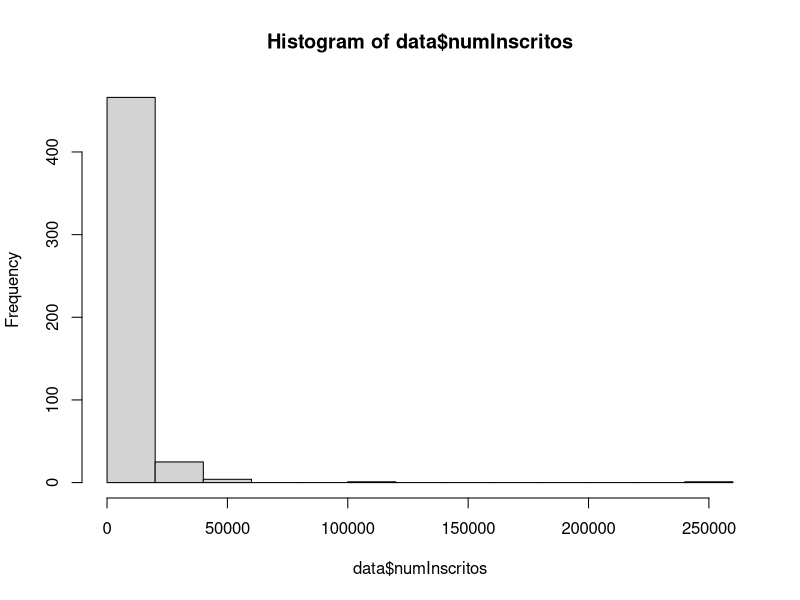
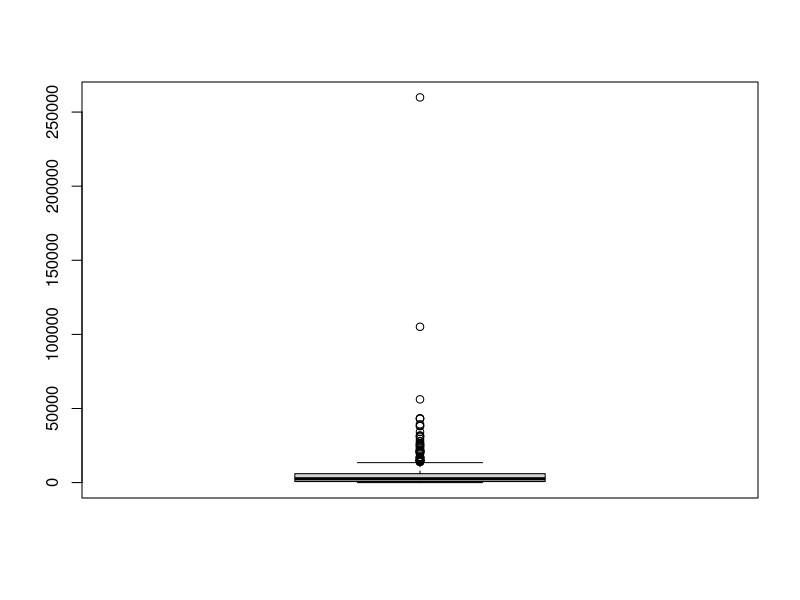
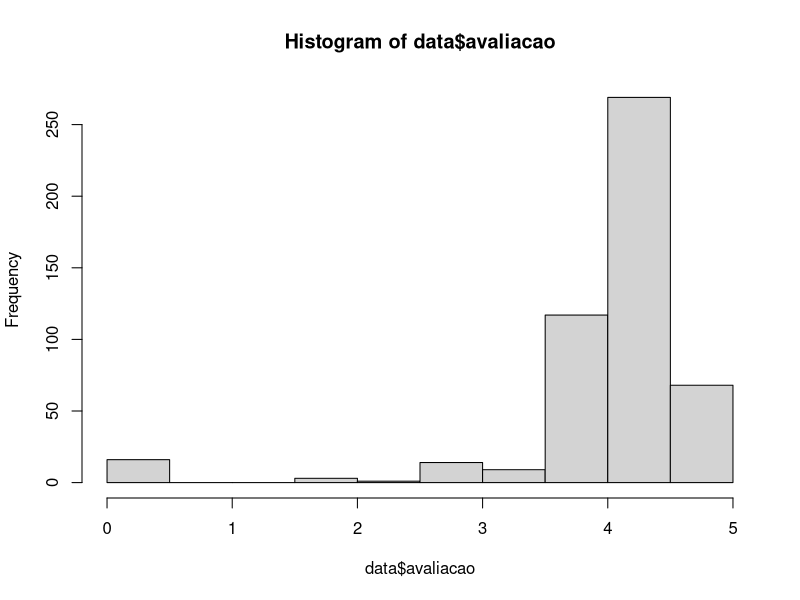
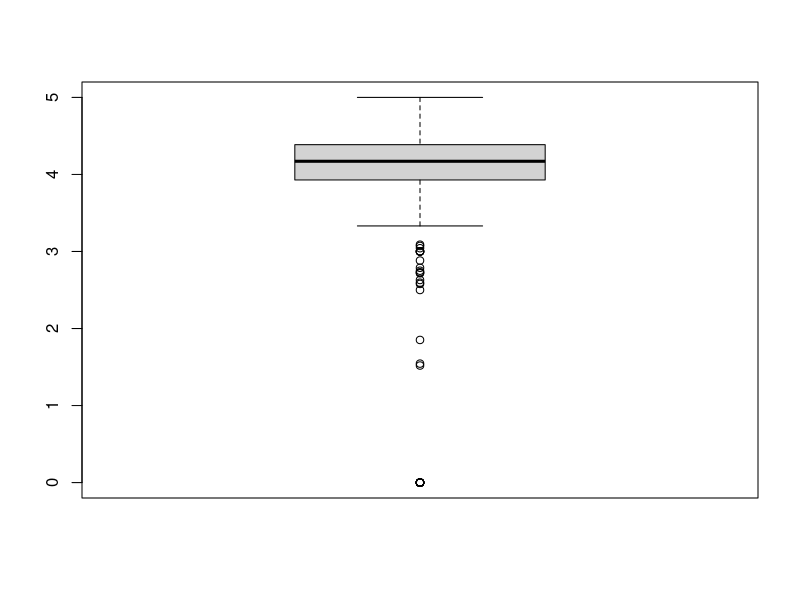
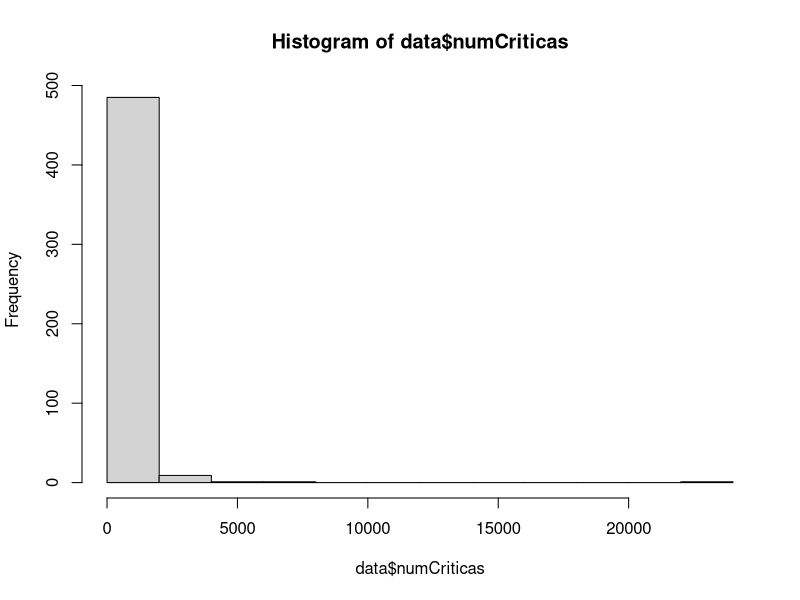
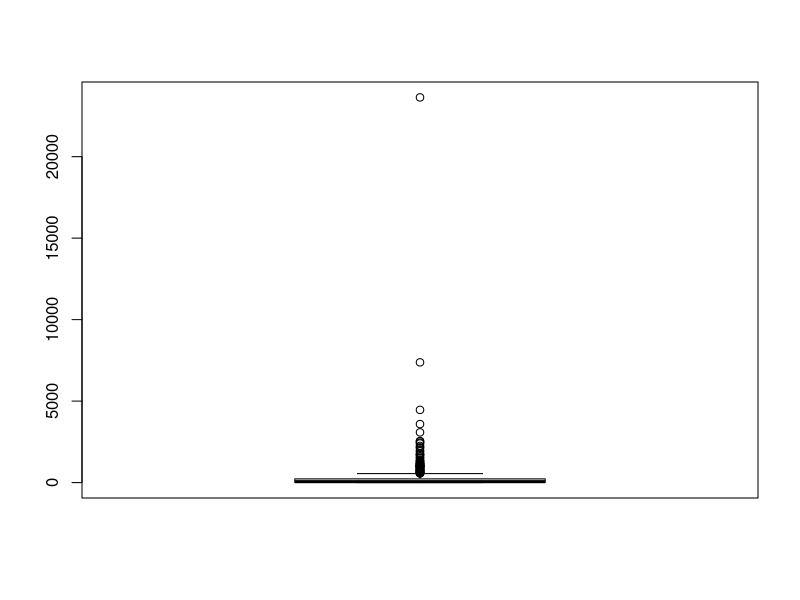
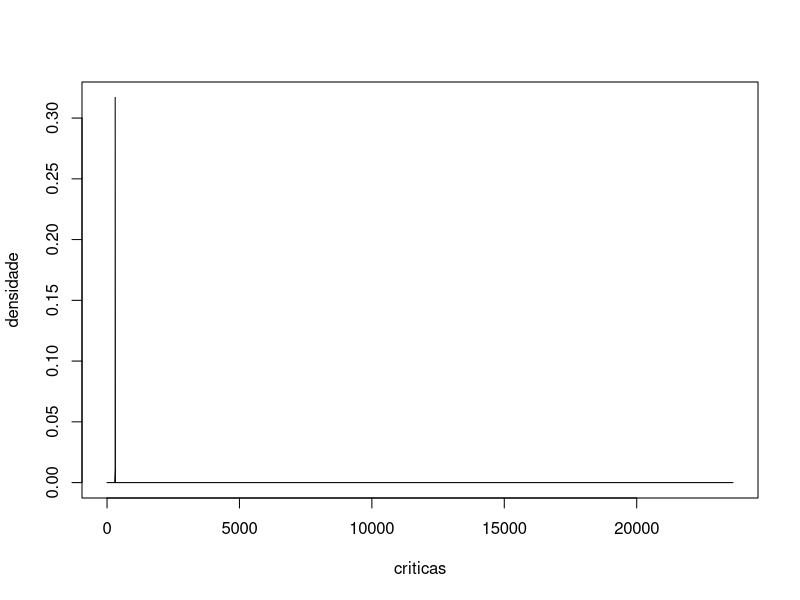
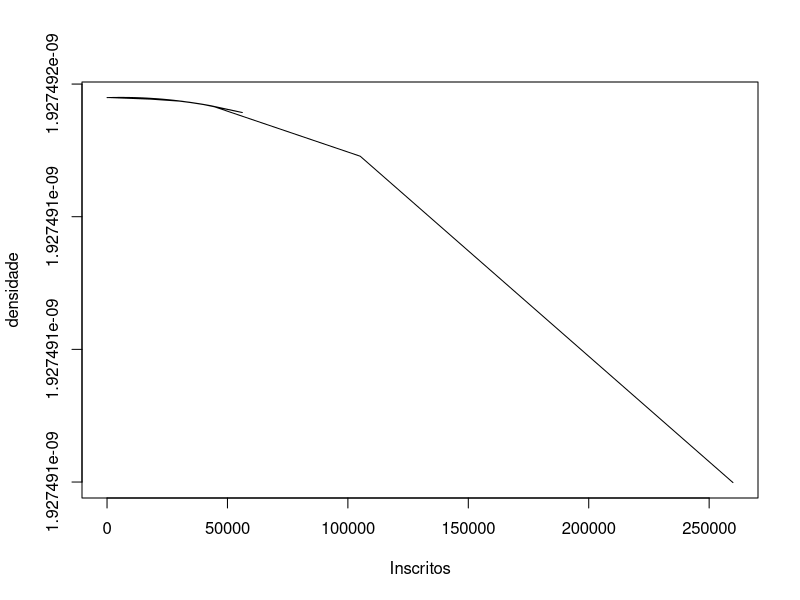

Recreate these plots in R, in order.
mode <- function(v) {
   uniqv <- unique(v)
   uniqv[which.max(tabulate(match(v, uniqv)))]
}

data <- read.csv("./Database/gratuitos.csv")

print("gratuitos: ")
print("")


#Numero de Incritos
mediaInscritos <- mean(data$numInscritos)
medianaInscritos <- median(data$numInscritos)
modaInscritos <- mode(data$numInscritos)
varInscritos <- var(data$numInscritos)
dpInscritos <- sd(data$numInscritos)
cfInscritos <- dpInscritos/mediaInscritos * 100
Q1Inscritos <- quantile(data$numInscritos*1000, probs = 0.25)/1000
Q2Inscritos <- quantile(data$numInscritos*1000, probs = 0.50)/1000
Q3Inscritos <- quantile(data$numInscritos*1000, probs = 0.75)/1000

print(sprintf("Inscrição: media: %.3f, mediana: %.3f, moda: %.3f, Quartis{ %.3f , %.3f , %.3f }",
              mediaInscritos, medianaInscritos, modaInscritos, Q1Inscritos, Q2Inscritos, Q3Inscritos ))
print(sprintf("Variância: %.3f, desvio padrão:%.3f , coeficiente de variação: %.3f",
              varInscritos, dpInscritos, cfInscritos))
hist(data$numInscritos)
boxplot(data$numInscritos)



# Avaliação
mediaAvaliacao <- mean(data$avaliacao)
medianaAvaliacao <- median(data$avaliacao)
modaAvaliacao <- mode(data$avaliacao)
varAvaliacao <- var(data$avaliacao)
dpAvaliacao <- sd(data$avaliacao)
cfAvaliacao <- varAvaliacao/mediaAvaliacao * 100
Q1Avaliacao <- quantile(data$avaliacao*1000, probs = 0.25)/1000
Q2Avaliacao <- quantile(data$avaliacao*1000, probs = 0.50)/1000
Q3Avaliacao <- quantile(data$avaliacao*1000, probs = 0.75)/1000

print(sprintf("Avaliação: media: %.3f, mediana: %.3f, moda: %.3f, Quartis{ %.3f , %.3f , %.3f }",
              mediaAvaliacao, medianaAvaliacao, modaAvaliacao, Q1Avaliacao, Q2Avaliacao, Q3Avaliacao ))
print(sprintf("Variância: %.3f, desvio padrão:%.3f , coeficiente de variação: %.3f",
              varAvaliacao, dpAvaliacao, cfAvaliacao))
hist(data$avaliacao)
boxplot(data$avaliacao)

#Criticas
mediaCriticas <- mean(data$numCriticas)
medianaCriticas <- median(data$numCriticas)
modaCriticas <- mode(data$numCriticas)
varCriticas <- var(data$numCriticas)
dpCriticas <- sd(data$numCriticas)
cfCrticas <- dpCriticas/mediaCriticas * 100
Q1Criticas <- quantile(data$numCriticas*1000, probs = 0.25)/1000
Q2Criticas <- quantile(data$numCriticas*1000, probs = 0.50)/1000
Q3Criticas <- quantile(data$numCriticas*1000, probs = 0.75)/1000
print(sprintf("Críticas: media: %.3f, mediana: %.3f, moda: %.3f, Quartis{ %.3f, %.3f, %.3f }",
              mediaCriticas, medianaCriticas, modaCriticas, Q1Criticas, Q2Criticas, Q3Criticas))
print(sprintf("Variância: %.3f, desvio padrão:%.3f , coeficiente de variação: %.3f",
              varCriticas, dpCriticas, cfCrticas))
hist(data$numCriticas)
boxplot(data$numCriticas)

#avaliando x na fdp
normalCriticas<- dnorm(data$numCriticas, mediaCriticas, sd = 1)
normalInscritos<- dnorm(data$numInscritos, mediaInscritos, sd = varInscritos)
normalAvaliacao<- dnorm(data$avaliacao, mediaAvaliacao, sd = varAvaliacao)

#plot a fdp
plot(data$numCriticas,normalCriticas,type = "l", ylab = "densidade", xlab = "criticas")
plot(data$numInscritos,normalInscritos,type = "l", ylab = "densidade", xlab = "Inscritos")
plot(data$avaliacao,normalAvaliacao,type = "l", ylab = "densidade", xlab = "Avaliação")